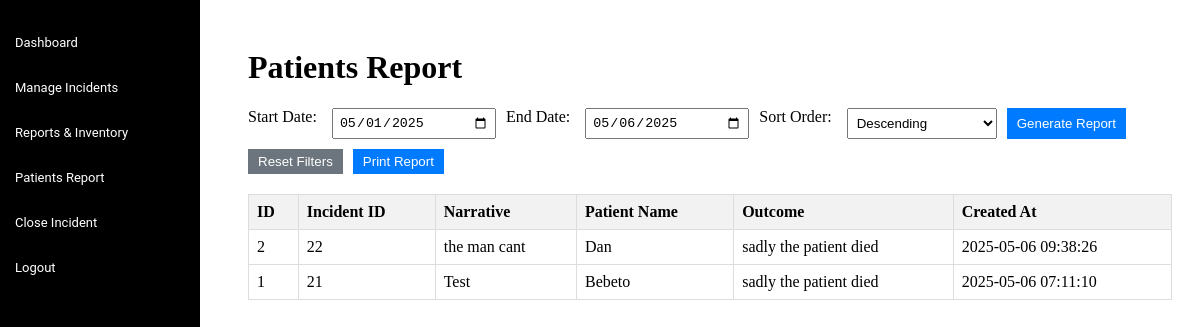
The page /paramedic/patients_report.php (signed in) on the database its author committed.
### tables this page shows
CREATE TABLE `patient_outcomes` (
  `id` int(11) NOT NULL,
  `incident_id` int(11) NOT NULL,
  `patient_name` varchar(100) NOT NULL,
  `outcome` varchar(50) NOT NULL,
  `created_at` timestamp NOT NULL DEFAULT current_timestamp()
);

CREATE TABLE `incidents` (
  `id` int(11) NOT NULL,
  `narrative` text NOT NULL,
  `location` varchar(255) NOT NULL,
  `severity` enum('LOW','MEDIUM','HIGH','CRITICAL') NOT NULL,
  `type` varchar(100) NOT NULL,
  `status` enum('UNVERIFIED','ASSIGNED','CLOSED') DEFAULT NULL,
  `created_at` timestamp NOT NULL DEFAULT current_timestamp(),
  `dispatcher_id` int(11) DEFAULT NULL,
  `reporter_name` varchar(100) DEFAULT NULL,
  `emergency_type` varchar(50) DEFAULT NULL,
  `contact_phone` varchar(20) DEFAULT NULL,
  `ambulance_id` int(11) DEFAULT NULL,
  `submitted_at` datetime DEFAULT current_timestamp(),
  `verified_at` datetime DEFAULT NULL,
  `assigned_at` datetime DEFAULT NULL,
  `closed_at` datetime DEFAULT NULL,
  `assigned_by` varchar(50) DEFAULT NULL
);

### paramedic/patients_report.php (the view, shortened to what this page needs)
<?php
include '../includes/db_connect.php';
$start_date = isset($_POST['start_date']) ? $_POST['start_date'] : '2025-05-01';
$end_date = isset($_POST['end_date']) ? $_POST['end_date'] : '2025-05-06';
$sort_order = isset($_POST['sort_order']) ? $_POST['sort_order'] : 'DESC';
$query = "SELECT po.id, po.incident_id, i.narrative, po.patient_name, po.outcome, po.created_at
          FROM patient_outcomes po
          JOIN incidents i ON po.incident_id = i.id
          WHERE 1=1";
if ($start_date && $end_date) {
    $query .= " AND po.created_at BETWEEN '$start_date 00:00:00' AND '$end_date 23:59:59'";
}
$query .= " ORDER BY po.created_at $sort_order";
$result = mysqli_query($conn, $query);
?>
<!DOCTYPE html>
<html lang="en">
<head>
</head>
<body>
    <?php include 'includes/sidebar.php'; ?>
    <div class="content">
        <h1>Patients Report</h1>
        <form method="POST" action="" class="filter-form">
            <div class="filter-section">
                <label for="start_date">Start Date:</label>
                <input type="date" id="start_date" name="start_date" value="<?php echo htmlspecialchars($start_date); ?>">
                <label for="end_date">End Date:</label>
                <input type="date" id="end_date" name="end_date" value="<?php echo htmlspecialchars($end_date); ?>">
                <label for="sort_order">Sort Order:</label>
                <select id="sort_order" name="sort_order">
                    <option value="DESC" <?php if ($sort_order == 'DESC') echo 'selected'; ?>>Descending</option>
                </select>
                <button type="submit" class="generate-btn">Generate Report</button>
                <button type="button" class="reset-btn" onclick="resetFilters()">Reset Filters</button>
                <button type="button" class="print-btn" onclick="printReport()">Print Report</button>
            </div>
        </form>
        <?php if (isset($error) || !$result) { ?>
            <p>No patient outcomes available or an error occurred.</p>
        <?php } else { ?>
        <table>
            <tr>
                <th>ID</th>
                <th>Incident ID</th>
                <th>Narrative</th>
                <th>Patient Name</th>
                <th>Outcome</th>
                <th>Created At</th>
            </tr>
            <?php while ($row = mysqli_fetch_assoc($result)) { ?>
                <tr>
                    <td><?php echo $row['id']; ?></td>
                    <td><?php echo $row['incident_id']; ?></td>
                    <td><?php echo htmlspecialchars($row['narrative']); ?></td>
                    <td><?php echo htmlspecialchars($row['patient_name']); ?></td>
                    <td><?php echo htmlspecialchars($row['outcome']); ?></td>
                    <td><?php echo $row['created_at']; ?></td>
                </tr>
            <?php } ?>
        </table>
        <?php } ?>
    </div>
</body>
</html>

### paramedic/patients_report.php (style rules this page uses)
.content { margin-left: 220px; padding: 20px; }
.filter-section { display: flex; gap: 10px; margin-bottom: 20px; flex-wrap: wrap; }
.filter-section label { margin-right: 5px; }
.filter-section input[type="date"], .filter-section select { padding: 5px; width: 150px; }
.filter-section button { padding: 5px 10px; cursor: pointer; }
.filter-section .generate-btn { background-color: #007bff; color: white; border: none; }
.filter-section .reset-btn { background-color: #6c757d; color: white; border: none; }
.filter-section .print-btn { background-color: #007bff; color: white; border: none; }
table { width: 100%; border-collapse: collapse; }
th, td { border: 1px solid #ddd; padding: 8px; text-align: left; }
th { background-color: #f2f2f2; }

### paramedic/includes/sidebar.php (style rules this page uses)
.content { margin-left: 220px; padding: 20px; }

### rows shown on the page
patient_outcomes: id "2", incident "22", incident.narrative "the man cant", patient_name "Dan", outcome "sadly the patient died", created_at "2025-05-06 09:38:26"
patient_outcomes: id "1", incident "21", incident.narrative "Test", patient_name "Bebeto", outcome "sadly the patient died", created_at "2025-05-06 07:11:10"
